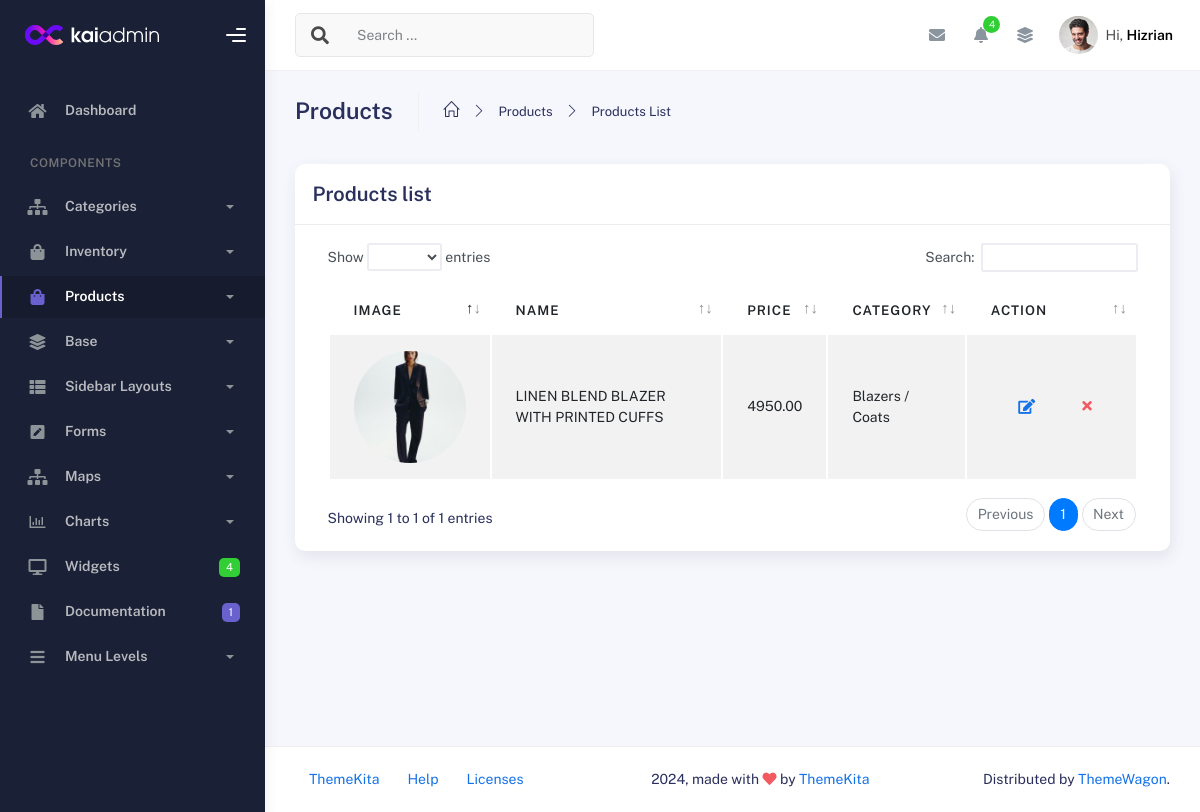
The page /liora_admin/products_list/ on the database as committed earlier.
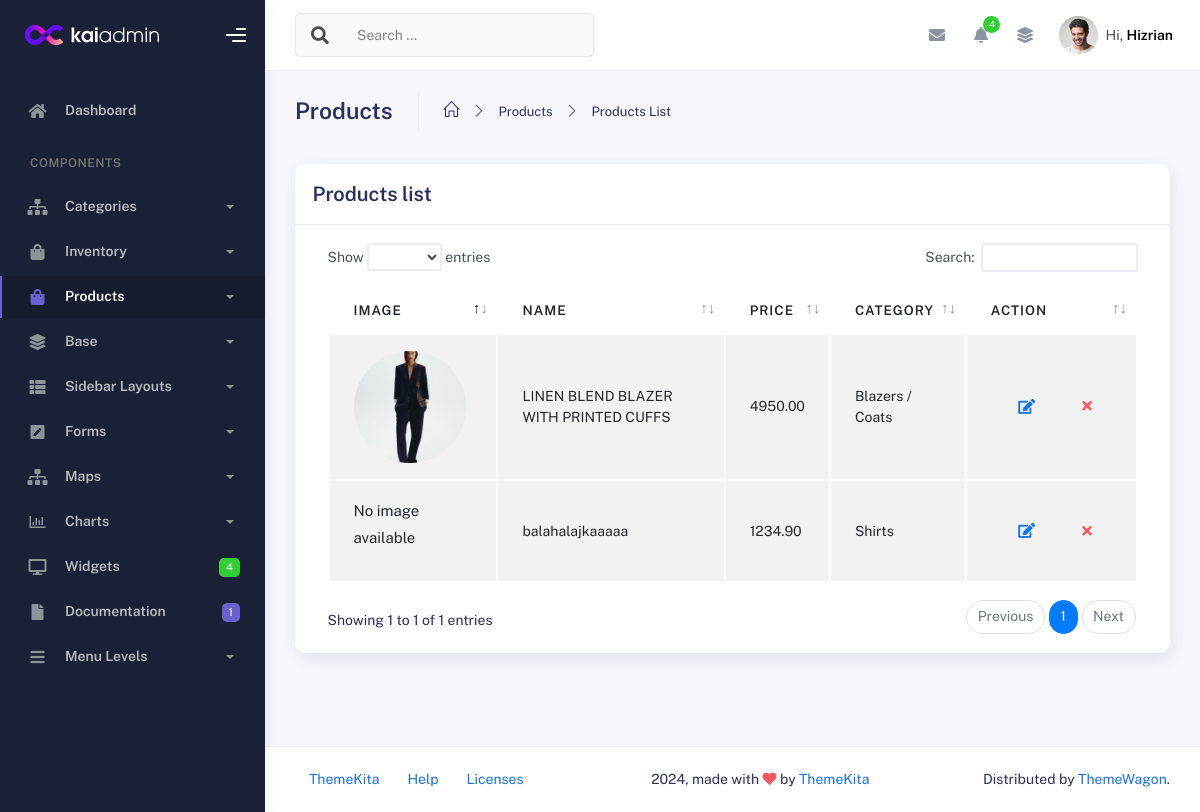
The same page on the database as committed later.
### products/models.py (models this page shows, shortened)
class Product(models.Model):
    category = models.ForeignKey(Categories, on_delete=models.CASCADE)
    name = models.CharField(max_length=150,unique=True)
    slug = models.SlugField(unique=True,blank=True)
    description = models.TextField()
    price = models.DecimalField(max_digits=10, decimal_places=2)
    created_at = models.DateTimeField(auto_now_add=True)

class Inventory(models.Model):
    product = models.ForeignKey(Product, on_delete=models.CASCADE, related_name='inventories')
    color = models.ForeignKey(Color, on_delete=models.CASCADE)
    size = models.ForeignKey(Size, on_delete=models.CASCADE)
    stock = models.PositiveIntegerField(default=0)
    image = models.ImageField(upload_to='product_images',blank=True,null=True)
    class Meta:
        unique_together = ('product','color','size')

class Categories(models.Model):
    name = models.CharField( max_length=50,unique=True)
    slug = models.SlugField(unique=True,blank=True)
    image = models.ImageField(upload_to='category_images/')

### admin_panel/views.py (the view)
# urls.py: path('products_list/', views.products_list, name='products_list'),
def products_list(request):
    products = Product.objects.all()
    context = {
        'products' : products
    }
    return render(request, 'items/products_list.html', context)

### products/templatetags/nav_tags.py (called while the page is built)
@register.simple_tag(takes_context=True)
def active_class(context, url_name):
    from django.urls import resolve
    try:
        return "active" if resolve(context['request'].path_info).url_name == url_name else ""
    except:
        return ""

### admin_panel/templates/items/products_list.html (shortened to what the changed rows need)
{% extends "admin/admin_layout.html" %}
  {% load static %}
  {% block admin_content %}
        <div class="container">
          <div class="page-inner">
            <div class="row">
              <div class="col-md-12">
                <div class="card">
                  <div class="card-body">
                    <div class="table-responsive">
                      <table
                        id="add-row"
                        class="display table table-striped table-hover"
                      >
                        <thead>
                          <tr>
                            <th>Image</th>
                            <th>Name</th>
                            <th>Price</th>
                            <th>Category</th>
                            <th style="width: 10%">Action</th>
                          </tr>
                        </thead>
                        {% for item in products%}
                        <tbody>
                          <tr>
                            <td>
                              {% with item.inventories.first as inventory_item %}
                                {% if inventory_item and inventory_item.image %}
                                <div class="avatar avatar-xxl">
                                  <img src="{{ inventory_item.image.url }}" alt="..." class="avatar-img rounded-circle">
                                </div>
                                {% else %}
                                  <p>No image available</p>
                                {% endif %}
                              {% endwith %}
                            </td>
                            <td>{{item.name}}</td>
                            <td>{{item.price}}</td>
                            <td>{{item.category.name}}</td>
                            <td>
                              <div class="form-button-action">
                                <a href="{% url 'edit_product' item.id %}">
                                  <button
                                    type="button"
                                    data-bs-toggle="tooltip"
                                    title=""
                                    class="btn btn-link btn-primary btn-lg"
                                    data-original-title="Edit Task"
                                  >
                                    <i class="fa fa-edit"></i>
                                  </button>
                                </a>
                                  <button
                                    type="button"
                                    data-bs-toggle="modal"
                                    title=""
                                    class="btn btn-link btn-danger"
                                    data-original-title="Remove"
                                    data-bs-target="#deleteModal{{ item.id }}"
                                  >
                                    <i class="fa fa-times"></i>
                                  </button>
                              </div>
                            </td>
                          </tr>
                        </tbody>
                        {% endfor %}
                      </table>
                    </div>
                  </div>
                </div>
              </div>
            </div>
          </div>
        </div>
  {% endblock admin_content %}

Rows that differ between the two databases and show on the page:
added Product: shows "No image available", name "balahalajkaaaaa", price "1234.90", category.name "Shirts"
